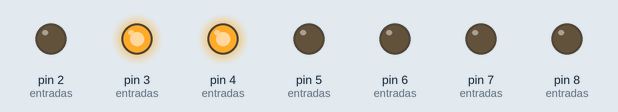
Recording of a sketch running on a simulated Arduino Uno, built with avr-gcc and run on an emulated ATmega328P. On the bench: output pins drawn as LEDs (lit = HIGH). What the sketch prints to the serial monitor is not drawn.

Above: at 0.6 s.
At 1.6 s:
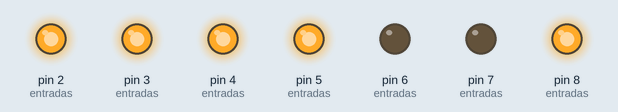
At 2.6 s:
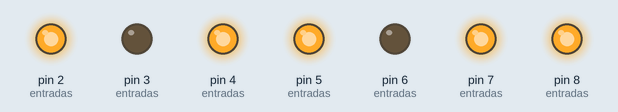
At 3.6 s:
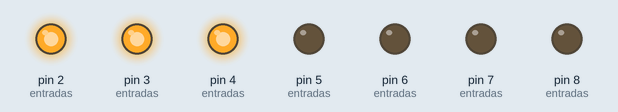
At 4.6 s:
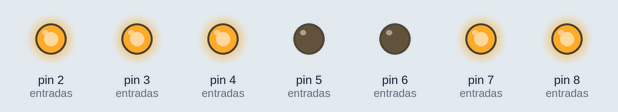
Timing chart, 0 to 6.6 s (numbered marks = the images above):
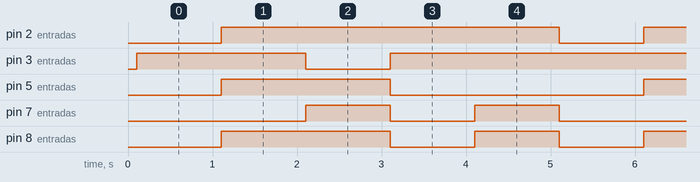

The sketch:

parte_1_practica_5.ino
```cpp
/*
   Fundacion Kinal
   Centro educativo tecnico laboral Kinal
   Quinto perito
   Quinto electronica
   Codigo Tecnico: EB5AV
   Curso: Taller de electronica digital y reparacion de computadoras I
   Proyecto: Práctica 5 - Parte 1
   Dev: Profe. Alejandro Lopez Navas
   Fecha: 10 de mayo

*/

float kilogramos = 30.50;
float resultadokilogramos = kilogramos*2.2;
float amperes = 2.15;
float resultadoamperes = amperes*1000000;

const int A = 2;
const int B = 3;
const int C = 4;
const int D = 5;
const int E = 6;
const int F = 7;
const int G = 8;

const int N = 7;
const int entradas[N] = {A, B, C, D, E, F, G};

const int numeros[5][N] = {
  {0, 1, 1, 0, 0, 0, 0},
  {1, 1, 1, 1, 0, 0, 1},
  {1, 0, 1, 1, 0, 1, 1},
  {1, 1, 1, 0, 0, 0, 0},
  {1, 1, 1, 0, 0, 1, 1}
};

void setup(){
 Serial.begin(9600);
 Serial.println("Conversor de kilogramos a libras");
 Serial.print(kilogramos);
 Serial.print("  Kilogramos a Libras es: ");
 Serial.print(resultadokilogramos);
 Serial.println(" lb");
 Serial.println("Conversor de Amperios a Microamperios");
 Serial.print(amperes);
 Serial.print("  Amperios a Microamperios es: ");
 Serial.print(resultadoamperes);
 Serial.println(" uA");
  for (int i = 0; i < N; i++) {
    pinMode(entradas[i], OUTPUT);
    digitalWrite(entradas[i], HIGH);
  }
}

void loop(){
  for (int j = 0; j < 5; j++) {
    for (int k = 0; k < N; k++) {
      digitalWrite(entradas[k], numeros[j][k]);
    }
    delay(1000);
  }
}
  
```

Measured:
- by itself, pin 2 (entradas), pin 3 (entradas): alternates HIGH for 4.0 s and LOW for 1.0 s
- by itself, pin 5 (entradas): alternates HIGH for 2.0 s and LOW for 3.0 s
- by itself, pin 7 (entradas): repeats every 5.0 s: LOW 1.0 s, HIGH 1.0 s, LOW 2.0 s, HIGH 1.0 s
- by itself, pin 8 (entradas): repeats every 5.0 s: LOW 1.0 s, HIGH 1.0 s, LOW 1.0 s, HIGH 2.0 s
